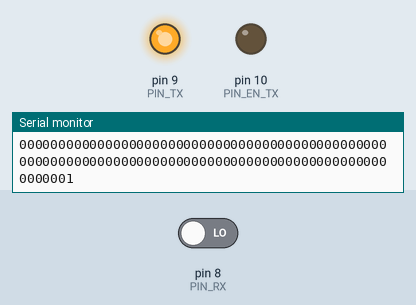
Bench run of a sketch on a simulated Arduino Uno, built with avr-gcc and run on an emulated ATmega328P. On the bench: output pins drawn as LEDs (lit = HIGH), the last lines printed to the serial monitor. Dashed ring = blinking. The inputs (shaded band) are chosen by the test bench; at power-on: pin 8 (PIN_RX) LOW.

Above: at 0.04 s.
At 2.92 s:
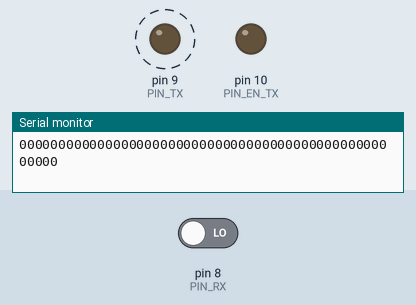
Timing chart, 0 to 3.2 s (numbered marks = the images above):
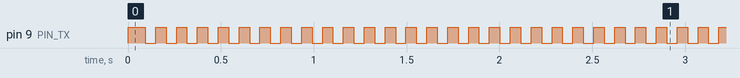

Measured:
- by itself, pin 9 (PIN_TX): alternates HIGH for 0.06 s and LOW for 0.06 s

The sketch:

PruebaSYNC_1_modulo.ino
```cpp
/*
Estudio de sincronización en un solo arduino empleando los módulos simples de tx y rx de 433 Mhz
*/

//#include <VirtualWire.h>

#define PIN_TX  9
#define PIN_RX  8
#define PIN_EN_TX 10

#define PIN_TRIGGER_RX  7
#define PIN_ECHO_RX     6

#define PIN_TRIGGER_TX  5

void ConfigurarTimer()
{
    // Configuração do TIMER1
  TCCR1A = 0;                // El registro de control A queda todo en 0
  TCCR1B = 0;                //limpia registrador
  TCNT1  = 0;                //Inicializa el temporizador
  OCR1A = 0xFFFF;            // carga el registrador de comparación: 16MHz/1024/1Hz -1 = 15624 = 0X3D08
  //TCCR1B |= (1 << WGM12)|(1<<CS10)|(1 << CS12);   // modo CTC, prescaler de 1024: CS12 = 1 e CS10 = 1
  TCCR1B |= (1 << WGM12)|(1<<CS10);   // modo CTC, prescaler de 1024: CS12 = 1 e CS10 = 1
  //TIMSK1 |= (1 << OCIE1A);  // habilita interrupción por igualdade de comparación
}

void setup() {
  // put your setup code here, to run once:
  pinMode(PIN_RX, INPUT);
  pinMode(PIN_TX, OUTPUT);
  digitalWrite(PIN_TX, HIGH);

  pinMode(PIN_ECHO_RX, INPUT);
  pinMode(PIN_TRIGGER_RX, OUTPUT);
  pinMode(PIN_TRIGGER_TX, OUTPUT);
  pinMode(PIN_EN_TX, OUTPUT);

  digitalWrite(PIN_EN_TX, LOW);

  /*vw_set_rx_pin(8);
  vw_set_tx_pin(9);
  vw_set_ptt_inverted(true); // Required for DR3100
  vw_setup(2000);      // Bits per sec
  vw_rx_start();       // Start the receiver PLL running
  delay(50);*/

  //ConfigurarTimer();
  Serial.begin(9600);
}

char *cad = "hola";
char cad1[20];
uint8_t buf[200];
int pin;
int valor  = HIGH;

int cont = 0;
int cont_igual = 0;
int cont_diferente = 0;

int cont_igual0 = 0;

int cont_igual1 = 0;

int espera_us = 1;
int espera_us_fin = 48;

//x16 en precisión
//int espera_us = 670;
//int espera_us_fin = 750;

int iteraciones_us = 200;

void loop2() {

    int repeticiones = 100;
    int cont = 0;
    long tiempo = 0;

    long medidas[101];

    while (cont++ < repeticiones)
    {
      delay(100);
      digitalWrite(PIN_TRIGGER_RX, LOW);
      digitalWrite(PIN_TRIGGER_TX, LOW);
      delayMicroseconds(2);
      digitalWrite(PIN_TRIGGER_TX, HIGH);
      digitalWrite(PIN_TRIGGER_RX, HIGH);
      delayMicroseconds(10);
      digitalWrite(PIN_TRIGGER_TX, LOW);
      digitalWrite(PIN_TRIGGER_RX, LOW);
      delayMicroseconds(10);

      tiempo = pulseIn(PIN_ECHO_RX, HIGH);

      //Serial.println(tiempo);
      medidas[cont] = tiempo;

    }

    for (int i = 1; i<repeticiones; i++)
    {
      Serial.println(medidas[i]);
    }
}

void loop() {
  int pin = 0;
  int cont = 100;
  int valor = 0;

  while(true)
  {
    delayMicroseconds(10);

    if (cont-- == 0)
    {
      cont = 50;
      valor = !valor;
      digitalWrite(PIN_TX, valor);
      Serial.println(valor);
    }
    pin = digitalRead(PIN_RX);
    Serial.print(pin);
  }

}

void loop3() {

    int repeticiones = 100;
    int cont = 0;
    long tiempo = 0;

    long medidas[101];
  while (espera_us < espera_us_fin)
  {
    espera_us++;
    while (true)
    {
        cont++;
        delay(10);

        if (cont == iteraciones_us)
        {
          Serial.print(espera_us);
          Serial.print(",");
          Serial.print(cont_igual);
          Serial.print(",");
          Serial.print(cont_diferente);
          Serial.print(",");
          Serial.print(cont_igual0);
          Serial.print(",");
          Serial.println(cont_igual1);

          cont = 0;
          cont_igual = 0;
          cont_diferente = 0;
          cont_igual0 = 0;
          cont_igual1 = 0;
          valor = HIGH;
          break;
        }
        else
        {
          digitalWrite(9, valor);
          //long rmicros = micros();
          TCNT1 = 0;
          //while (TCNT1 < espera_us<<4);
          //while (TCNT1 < espera_us); //Aumentando la precisión, el rango se mantiene igual

          delayMicroseconds(espera_us);
          //delay(80); // la portadora tiene una duración de tx máxima de 80 ms
          pin = digitalRead(8);
          //Serial.println(micros()-rmicros); //Los delaymicros son precisos, pero micros() tiene un error de 4 us

          if (valor == pin)
          {
            cont_igual++;
            //Serial.print(pin);
          }
          else
          {
            cont_diferente++;
            //Serial.print("_");
          }

          if (valor == HIGH)
          {
            if (valor == pin) cont_igual1++;
          }
          else
          {
            if (valor == pin) cont_igual0++;
          }

          valor = !valor;

          // if (cont % 200 == 0)
          // {
          //   Serial.println("");
          // }
        }
    }

}


  /*vw_send((uint8_t *)cad, 4);
  delay(1000);

    if (vw_get_message(buf, (uint8_t *)cad1)) // Non-blocking
    {
      Serial.println(cad1);
    }*/

}
```
